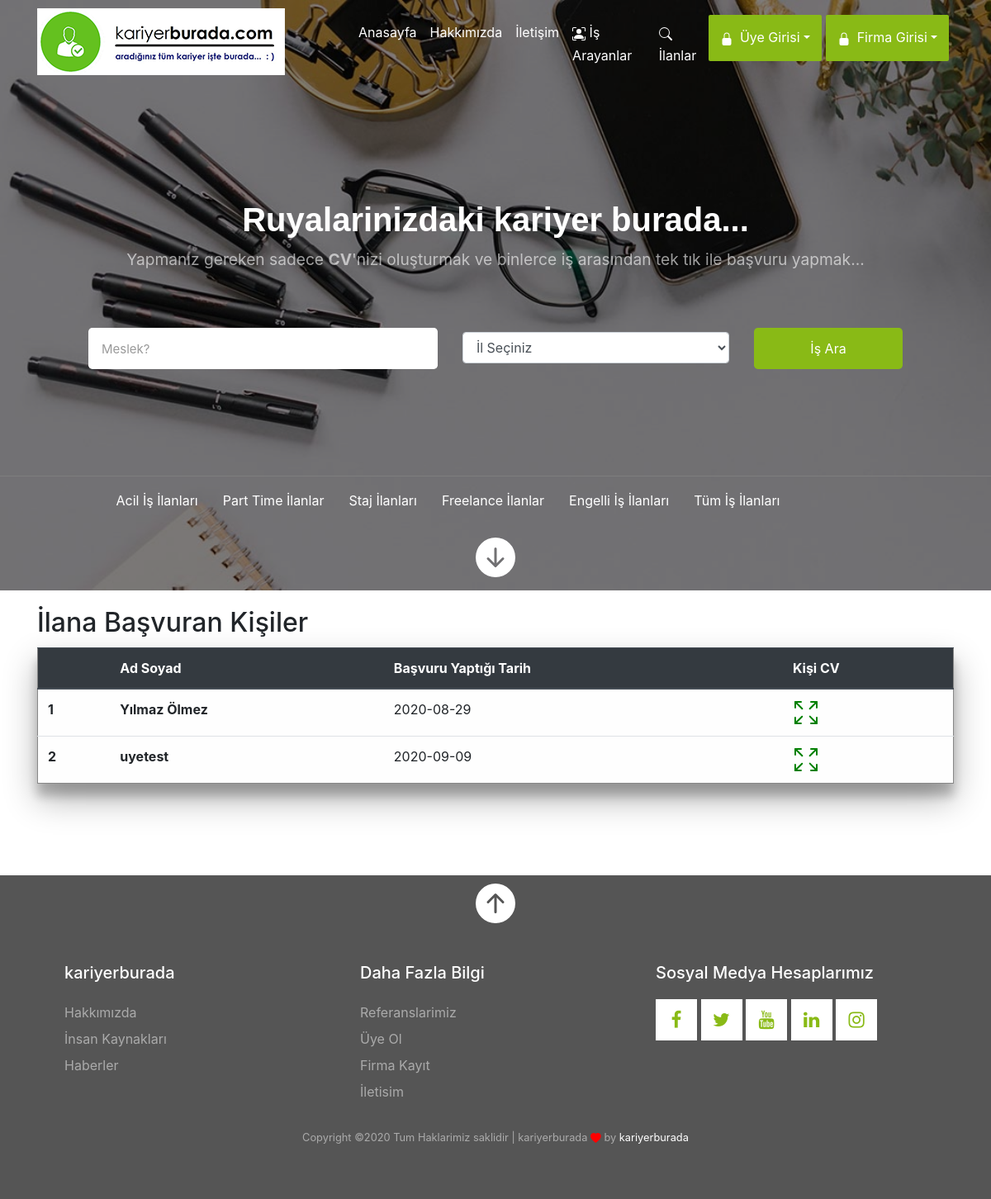
Page /ilan-basvuranlar.php?id=12 on the committed database.
### tables this page shows
CREATE TABLE `uyefirmaisilanbasvurubilgi` (
  `isilanbasvuruno` int(11) NOT NULL,
  `isilanno` int(11) NOT NULL,
  `uyefirmaunvani` varchar(200) NOT NULL,
  `uyecvno` int(11) DEFAULT NULL,
  `uyecvadisoyadi` varchar(200) DEFAULT NULL,
  `isaciklamasi` varchar(300) NOT NULL,
  `basvurunotlari` varchar(300) NOT NULL,
  `basvurutarihi` date DEFAULT NULL,
  `uyefirmano` int(11) NOT NULL,
  `meslek` varchar(200) NOT NULL
);

### ilan-basvuranlar.php (the view, shortened to what this page needs)
<?php
include "component/baglanti.php";
		$referer = $_SERVER['HTTP_REFERER'];
if ($referer == "")
{
 header("Location:index.php");
}
else
{
	?>
	<!DOCTYPE html>
	<html>
	<head>
		<?php
		include "component/css/css.php";
		?>
	</head>
	<body>
		<header>
			<?php include "component/header.php"; ?>
		</header>
		<main>
			<article>
				<section>
					<div class="container" style="margin-top:20px;">
						<div class="row">
							<div class="col-md-12" >
								<table class="table animate" style="margin: 1% auto 10% auto;background-color: #fefefe;border: 1px solid #888;box-shadow: 0 19px 38px rgba(0,0,0,0.30), 0 15px 12px rgba(0,0,0,0.22);">
									<legend><h2>İlana Başvuran Kişiler</h2></legend>
								  <thead class="thead-dark">
								    <tr>
								      <th scope="col"> </th>
								      <th scope="col">Ad Soyad</th>
								      <th scope="col">Başvuru Yaptığı Tarih</th>
								      <th scope="col">Kişi CV</th>
								    </tr>
								  </thead>
								  <tbody>
								  	<?php
									$sql="select * from uyefirmaisilanbasvurubilgi where isilanno='".$_GET["id"]."'";
									$result=mysqli_query($baglan,$sql);
									$a=1;
									while($sonuc=mysqli_fetch_assoc($result))
									{
								?>
								    <tr>
								      <th scope="row"><?php echo $a; ?></th>
								      <td><b><?php echo $sonuc["uyecvadisoyadi"]; ?></b></td>
								      <td><?php echo $sonuc["basvurutarihi"]; ?></td>
								      <td><a href="cvgoster.php?id=<?php echo $sonuc["uyecvno"]; ?>#git" target="_blank" style="color: green;">
</a></td>
								    </tr>
									<?php
										$a++;
									  }
									 ?>
								  </tbody>
								</table>
							</div>
						</div>
				</div>
			</section>
		</article>
	</main>
	<footer>
		<?php
		include "component/footer.php";
		?>
	</footer>
</body>
</html>
<?php
}
?>

### component/css/still.css (style rules this page uses)
html { scroll-behavior: smooth; }
header { font-weight: 400; font-size: 1rem; line-height: 1.7; }
footer { background-color:#555555; }

### component/css/login-still.css (style rules this page uses)
.animate { -webkit-animation: animatezoom 0.6s; animation: animatezoom 0.6s }

### component/css/print.css (style rules this page uses)
header { display: none; }
footer { display: none; }

### rows in the picture
uyefirmaisilanbasvurubilgi: uyecvadisoyadi "Yılmaz Ölmez", basvurutarihi "2020-08-29"
uyefirmaisilanbasvurubilgi: uyecvadisoyadi "uyetest", basvurutarihi "2020-09-09"
